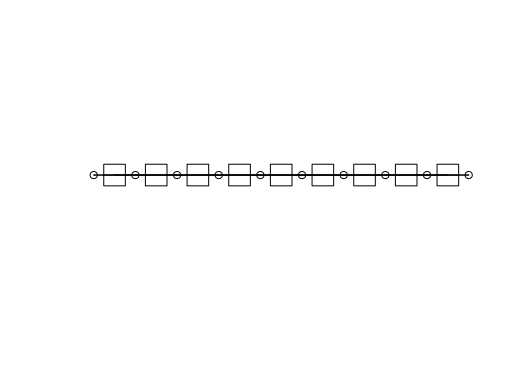

Generate this figure with R:
plot(Y~X1, xlab="",ylab="", type="n", axes=FALSE, data=transecto)
points(Y[1:9]~X2[1:9], pch=0, type="b", axes=FALSE,cex=3,data=transecto)
points(Y~X1, xlab="",ylab="", type="b", axes=FALSE, data=transecto)
lines(Y~X1, xlab="",ylab="", data=transecto)
